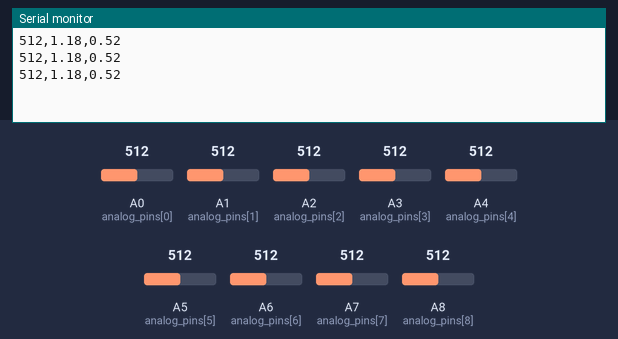
Bench run of a sketch on a simulated Arduino Mega 2560, built with avr-gcc and run on an emulated ATmega2560. On the bench: the last lines printed to the serial monitor. The inputs (shaded band) are chosen by the test bench; at power-on: A0 (analog_pins[0]) = 512, A1 (analog_pins[1]) = 512, A2 (analog_pins[2]) = 512, A3 (analog_pins[3]) = 512, A4 (analog_pins[4]) = 512, A5 (analog_pins[5]) = 512, A6 (analog_pins[6]) = 512, A7 (analog_pins[7]) = 512, A8 (analog_pins[8]) = 512.

Above: at 1.3 s.
1.4 s: A0 (analog_pins[0]) set to 716
At 1.9 s:
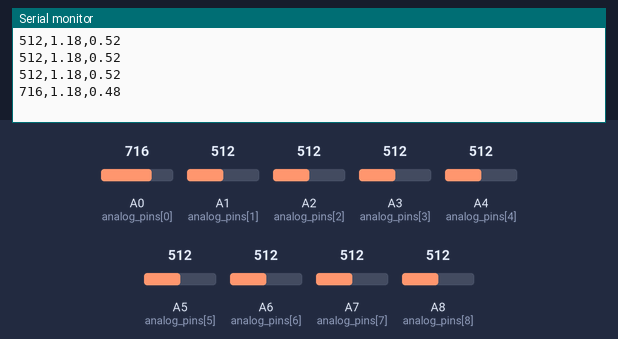
2.9 s: A1 (analog_pins[1]) set to 716
At 3.4 s:
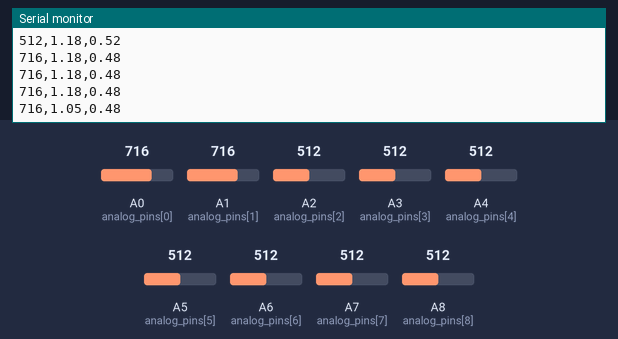
4.4 s: A2 (analog_pins[2]) set to 716
At 5.0 s:
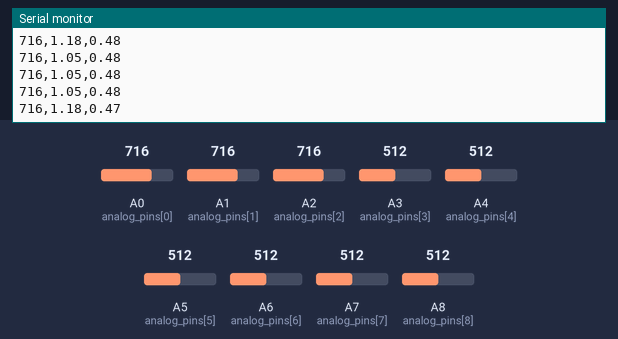
5.9 s: A3 (analog_pins[3]) set to 716
At 6.5 s:
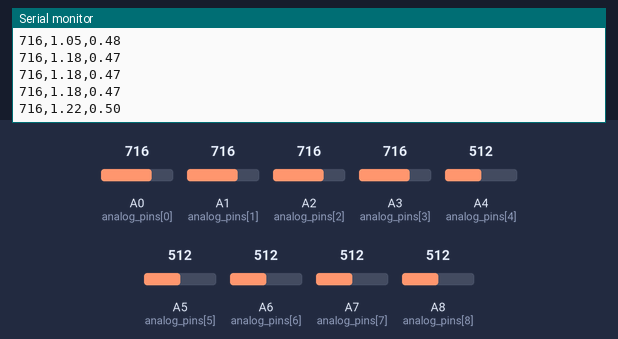
7.4 s: A4 (analog_pins[4]) set to 716
At 8.0 s:
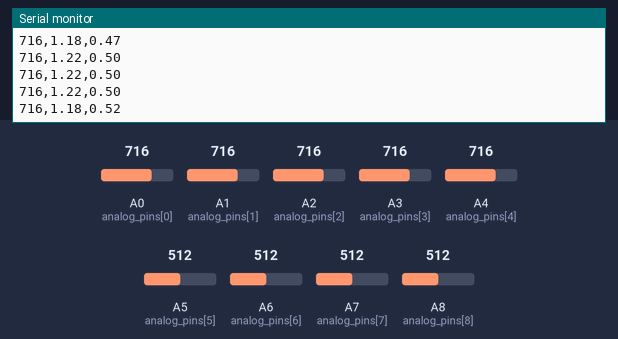
8.9 s: A5 (analog_pins[5]) set to 992
At 9.5 s:
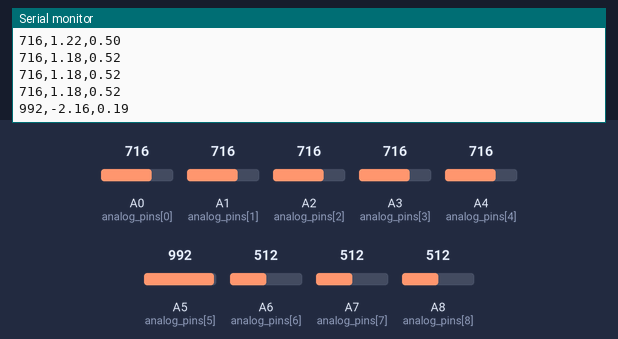
Timing chart, 0 to 11.4 s (numbered marks = the images above; inputs shaded):
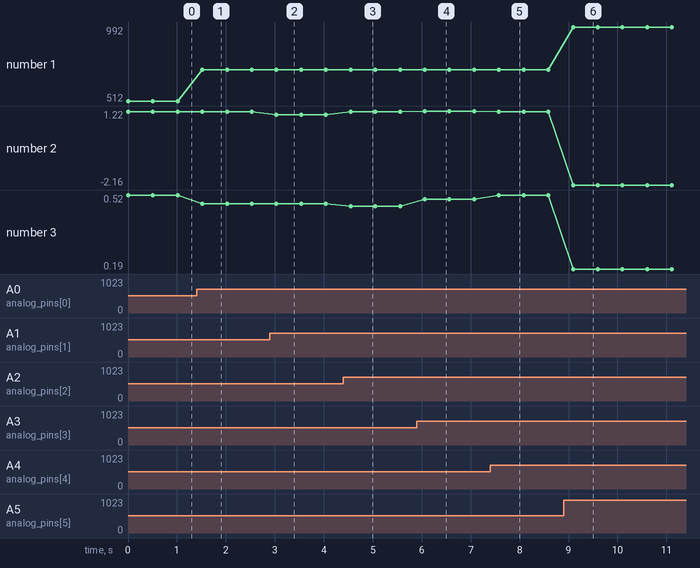

The sketch:

main.ino
```cpp
#include <Arduino.h>
#include <StandardCplusplus.h>
#include <serstream>
#include <string>
#include <vector>
#include <iterator>
using namespace std;
// ForceBoard
//
// Description of the project
// Developed with [embedXcode](http://embedXcode.weebly.com)
//
// Author 		Cameron Steer
// 				Cameron Steer
//
// Date			21/03/2016 17:17
// Version		<#version#>
//
// Copyright	© Cameron Steer, 2016
// Licence		<#licence#>
//
// See         ReadMe.txt for references

// Core library for code-sense - IDE-based
#if defined(WIRING) // Wiring specific
#   include "Wiring.h"
#elif defined(MAPLE_IDE) // Maple specific
#   include "WProgram.h"
#elif defined(MPIDE) // chipKIT specific
#   include "WProgram.h"
#elif defined(DIGISPARK) // Digispark specific
#   include "Arduino.h"
#elif defined(ENERGIA) // LaunchPad specific
#   include "Energia.h"
#elif defined(LITTLEROBOTFRIENDS) // LittleRobotFriends specific
#   include "LRF.h"
#elif defined(MICRODUINO) // Microduino specific
#   include "Arduino.h"
#elif defined(SPARK) || defined(PARTICLE) // Particle / Spark specific
#   include "Arduino.h"
#elif defined(TEENSYDUINO) // Teensy specific
#   include "Arduino.h"
#elif defined(REDBEARLAB) // RedBearLab specific
#   include "Arduino.h"
#elif defined(ESP8266) // ESP8266 specific
#   include "Arduino.h"
#elif defined(ARDUINO) // Arduino 1.0 and 1.5 specific
#   include "Arduino.h"
#else // error
#   error Platform not definedx
#endif // end IDE

// Include application, user and local libraries

// Prototypes

// Define variables and constants


#define X 3
#define Y 3

#define TOPLEFT 0
#define TOP 1
#define TOPRIGHT 2
#define MIDLEFT 3
#define CENTER 4
#define MIDRIGHT 5
#define BOTLEFT 6
#define BOT 7
#define BOTRIGHT 8

// std::vector< std::vector< float > > item;

struct directions{
    float dx;
    float dy;
};

struct activeAdjacent {
    int dx;
    int dy;
};


struct directions directions[] = {{-1,-1,},{-1,0,},{-1,1},{0,-1}, {0,0}, {0,1},{1,-1},{1,0},{1,1}};

struct float2 {
	float x, y;
};

const float diag = 1.f / sqrt(2.f);
const float2 directions2[9] = { { -diag, -diag }, { 0.f, -1.f }, { diag, -diag },
							   { -1.f, 0.f }, { 0.f, 0.f }, { 1.f, 0.f },
							   { -diag, diag }, { 0.f, 1.f }, { diag, diag } };

struct activeAdjacent activeAdjacents[9];

int fSensors[X][Y];
int fSensorsNewtons[X][Y];
int hX, hY;
int topLeft, top, topRight, center, botLeft, bot, botRight, midLeft, midRight;
static const uint8_t analog_pins[] = {A0, A1, A2, A3, A4, A5, A6, A7, A8};
String direction = "null";


void readForceSensors();
void getAdjacentValues(int x, int y);
int findHighest(int valueArray[X][Y]);
void printForceSensors();
void printHighestAdjacent();
int newtons();
void getDirection();
void printActiveValue();
int findHighestAjacent();
float totalArray(vector<float> _vector);
float forceMagnitude(float x, float y);
void printFloatV(vector<float> _vector);
int highestPoint(vector<float> _vector);
vector<float> forceNormailise(vector<float> _vector);
struct float2 forceGradient(vector<float> _vector);

void setup() {
    Serial.begin(57600);
    for (int i = 0; i < 8; i++) {
        pinMode(analog_pins[i], INPUT);
    }
}

void loop() {
  readForceSensors();
  findHighest(fSensors);
  getAdjacentValues(hX, hY);

  vector<float> normailiseV;
  normailiseV = forceNormailise(normailiseV);

  struct float2 values = forceGradient(normailiseV);
  float angle = forceAngle(values.x, values.y), magnitude = forceMagnitude(values.x, values.y);

  Serial.print(fSensors[hX][hY]);
  Serial.print(",");
  Serial.print(angle);
  Serial.print(",");
  Serial.println(magnitude);

  // Serial.println("--------------------");
  delay(500);
}

void readForceSensors(){
    int k = 0;
    for (int i = 0; i < X; i++) {
        for (int j = 0; j < Y; j++) {
            fSensors[i][j] = analogRead(analog_pins[k]);
            fSensorsNewtons[i][j] = newtons(fSensors[i][j]);
            // Serial.print(k);
            // Serial.print(": ");
            // Serial.println(analogRead(analog_pins[k]));
            k++;
        }
    }
}

void getAdjacentValues(int x, int y) {
    for (int i = 0; i < sizeof(directions) / sizeof(directions[1]); i++) {
        activeAdjacents[i].dx = x + directions[i].dx;
        activeAdjacents[i].dy = y + directions[i].dy;
    }
}

void getDirection(){
  int highestAjacent = findHighestAjacent();
  switch (highestAjacent) {
    case TOP:
      direction = "north";
      break;
    case BOT:
      direction = "south";
      break;
    case MIDLEFT:
      direction = "west";
      break;
    case MIDRIGHT:
      direction = "east";
      break;
    case CENTER:
      direction = "centure";
      break;
    default:
      direction = "null";
      break;
    }
}

int findHighestAjacent() {
    int highest, value;
    for (int i = 0; i < sizeof(activeAdjacents) / sizeof(activeAdjacents[1]); i++) {
      if (i != CENTER){
        if (fSensors[activeAdjacents[i].dx][activeAdjacents[i].dy] > highest) {
          value = fSensors[activeAdjacents[i].dx][activeAdjacents[i].dy];
          highest = i;
        } else if (highest == 0){
          highest = CENTER;
        }
      }
    }
    return highest;
}

int findHighest(int valueArray[3][3]) {
    int highest = valueArray[0][0];
    for (int i = 0; i < X; i++) {
        for (int j = 0; j < Y; j++) {
            if (valueArray[i][j] > highest) {
                highest = valueArray[i][j];
                hX = i;
                hY = j;
            }
        }
    }
    // Serial.print("highest: "); Serial.println(highest);
    return highest;
}

void printForceSensors(){
  for ( int i = 0; i < X; i++ ) {
    for ( int j = 0; j < Y; j++ ) {
      Serial.print(i); Serial.print(","); Serial.print(j);
      Serial.print(" : "); Serial.println(fSensors[i][j]);
      delay(200);
    }
  }
}

void printHighestAdjacent(){
    for (int i = 0; i < sizeof(directions) / sizeof(directions[1]); i++) {
        Serial.print("X: ");
        Serial.print(activeAdjacents[i].dx);
        Serial.print(", ");
        Serial.print("Y: ");
        Serial.print(activeAdjacents[i].dy);
        Serial.print(", ");
        Serial.print("Value: ");
        Serial.println(fSensors[activeAdjacents[i].dx][activeAdjacents[i].dy]);
    }
}


int newtons(int fsrReading) {
    int fsrVoltage;     // the analog reading converted to voltage
    unsigned long fsrResistance;  // The voltage converted to resistance, can be very big so make "long"
    unsigned long fsrConductance;
    long fsrForce;       // Finally, the resistance converted to force

    // analog voltage reading ranges from about 0 to 1023 which maps to 0V to 5V (= 5000mV)
    fsrVoltage = map(fsrReading, 0, 1023, 0, 5000);

    if (fsrVoltage != 0) {
        // The voltage = Vcc * R / (R + FSR) where R = 10K and Vcc = 5V
        // so FSR = ((Vcc - V) * R) / V        yay math!
        fsrResistance = 5000 - fsrVoltage;     // fsrVoltage is in millivolts so 5V = 5000mV
        fsrResistance *= 10000;                // 10K resistor
        fsrResistance /= fsrVoltage;

        fsrConductance = 1000000;           // we measure in micromhos so
        fsrConductance /= fsrResistance;

        // Use the two FSR guide graphs to approximate the force
        if (fsrConductance <= 1000) {
            fsrForce = fsrConductance / 80;
        } else {
            fsrForce = fsrConductance - 1000;
            fsrForce /= 30;
        }
    }
    return fsrForce;
}

vector<float> forceNormailise(vector<float> _vector){
  for (int i = 0; i < sizeof(activeAdjacents)/sizeof(activeAdjacents[1]); ++i)  {
    _vector.push_back(((float)(fSensors[activeAdjacents[i].dx][activeAdjacents[i].dy])));
  }
  float sforce = totalArray(_vector);
  for (vector<float>::iterator it = _vector.begin(); it != _vector.end(); ++it) {
    *it = ((*it)/(sforce));
  }
  return _vector;
}

struct float2 forceGradient(vector<float> _vector){
  struct float2 values = {0.f, 0.f};
  for (int i = 0; i < sizeof(directions2)/sizeof(directions2[1]); ++i) {
    values.x += directions2[i].x * _vector[i];
    values.y += directions2[i].y * _vector[i];
  }
  return values;
}

float forceAngle(float x, float y) {
    return atan2f(y, x);
    // return atan2f(y, x) * (180.f / 3.14f);
}

float forceMagnitude(float x, float y) {
    return sqrt((x*x)+(y*y));
}

float totalArray(vector<float> _vector){
  float total;
  // Serial.println("totaling....");
  for(vector<float>::iterator it = _vector.begin(); it != _vector.end(); ++it) {
    // Serial.print("add: "); Serial.println(*it);
    total += (*it);
  }
  // Serial.print("total: "); Serial.println(total);
  return total;
}

int highestPoint(vector<float> _vector){
  int value;
  float comp = 0.0;
  for(int i = 0; i < _vector.size(); ++i) {
    if (_vector.at(i) > comp) {
        comp = _vector.at(i);
        value = i;
    }
  }
  return value;
}

void printFloatV(vector<float> _vector){
  // Serial.println("printing....");
  for(auto it = _vector.begin(); it != _vector.end(); ++it) {
    Serial.println(*it);
  }
}

void printActiveValue(){
  Serial.print("activeValue: ");
  Serial.print(activeAdjacents[CENTER].dx);
  Serial.print(", ");
  Serial.println(activeAdjacents[CENTER].dy);
}
```

Measured:
- after the input at 1.4 s, the serial monitor: prints a new line after 0.12 s (image 1)
- after the input at 2.9 s, the serial monitor: prints a new line after 0.13 s (image 2)
- after the input at 4.4 s, the serial monitor: prints a new line after 0.15 s (image 3)
- after the input at 5.9 s, the serial monitor: prints a new line after 0.16 s (image 4)
- after the input at 7.4 s, the serial monitor: prints a new line after 0.18 s (image 5)
- after the input at 8.9 s, the serial monitor: prints a new line after 0.19 s (image 6)
- plotted number 1: 512 → 716 after the input at 1.4 s, 716 → 992 after the input at 8.9 s
- plotted number 2: 1.18 → 1.05 after the input at 2.9 s, 1.18 → 1.22 after the input at 5.9 s, 1.18 → -2.16 after the input at 8.9 s
